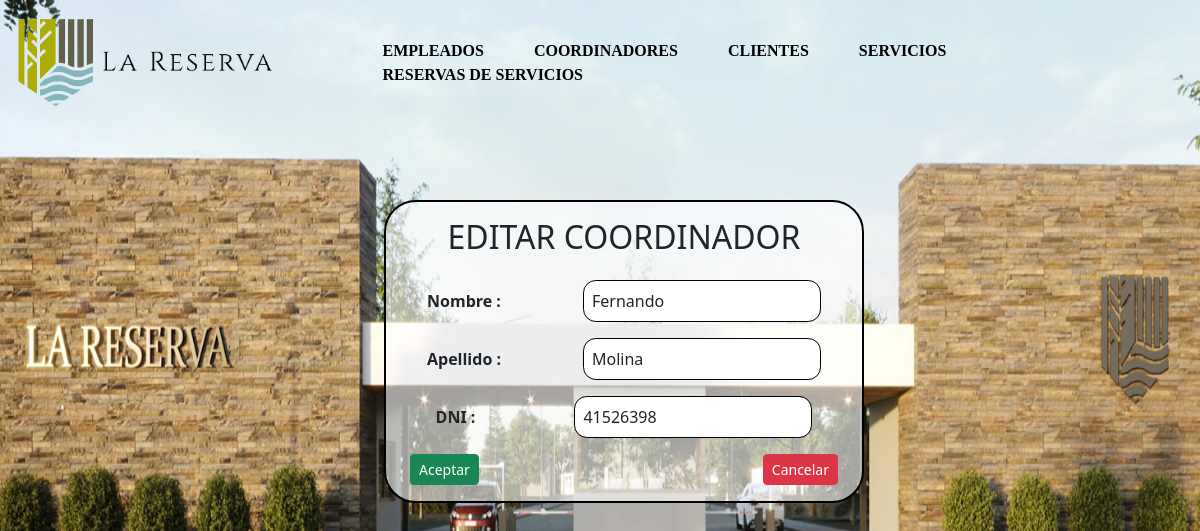
Screenshot of /reserva/coordinadores/modificar/1 with the database file from the repository.
### reserva/models.py (models this page shows, shortened)
class Coordinador(models.Model):
    nombre = models.CharField(verbose_name="Nombre",max_length=50)
    apellido = models.CharField(verbose_name="Apellido",max_length=50)
    numero_documento = models.IntegerField(verbose_name="Numero de documento", unique=True)
    fecha_alta = models.DateTimeField(verbose_name="Fecha de alta",auto_now_add=True)
    activo = models.BooleanField(verbose_name="Activo",default=True)

### reserva/views.py (the view, shortened to what this page needs)
# urls.py: path('coordinadores/modificar/<int:id_coordinador>',views.modificar_coordinador,name="modificar_coordinador"),
def modificar_coordinador(request,id_coordinador):
    coordinador = get_object_or_404(Coordinador, id=id_coordinador)
    return render(request,'reserva/modificar_coordinador.html',{"coordinador": coordinador})

### reserva/templates/reserva/modificar_coordinador.html (shortened to what this page needs)
{% load static %}
<link rel="stylesheet" href="https://cdnjs.cloudflare.com/ajax/libs/font-awesome/6.2.1/css/all.min.css" />
<link rel="stylesheet" href="https://cdn.jsdelivr.net/npm/bootstrap@5.2.3/dist/css/bootstrap.min.css" />
<link rel="stylesheet" href="{% static 'css/formularios.css' %}">
<div class="base-container">
    <div class="head">
        <div class="logo">
            <img src="{% static 'img/LaReserva.png' %}" alt="" id="logo">
        </div>
        <div class="nav">
            <a href="{% url 'listado_empleados' %}">EMPLEADOS</a>
            <a href="{% url 'listado_coordinadores' %}">COORDINADORES</a>
            <a href="{% url 'listado_clientes' %}">CLIENTES</a>
            <a href="{% url 'listado_servicios' %}">SERVICIOS</a>
            <a href="{% url 'listado_reservas_de_servicios' %}">RESERVAS DE SERVICIOS</a>
        </div>
    </div>
    <div class="container-form">
        <h2>EDITAR COORDINADOR</h2>
        <form method="post">
            <div class="input-box">
                <label for="id_nombre"><b>Nombre :</b></label>
                <input type="text" value="{{coordinador.nombre}}" class="form-control" pattern="[A-Za-z ]+" required title="Ingresa solo letras" name="nombre" id="id_nombre">
            </div>
            <div class="input-box">
                <label for="id_apellido"><b>Apellido :</b></label>
                <input type="text" value="{{coordinador.apellido}}" class="form-control" pattern="[A-Za-z ]+" required title="Ingresa solo letras" name="apellido" id="id_apellido">
            </div>
            <div class="input-box">
                <label for="id_numero_documento"><b>DNI :</b></label>
                <input type="number" value="{{coordinador.numero_documento}}" class="form-control" name="numero_documento" id="id_numero_documento" required>
            </div>
            <div class="boton">
                <button class='btn btn-sm btn-success' type="submit"><span>Aceptar</span></button>
                <a href="{% url 'listado_coordinadores' %}" class='btn btn-sm btn-danger'><span>Cancelar</span></a>
            </div>
        </form>
    </div>
</div>

### ProyectoAlkemy/static/css/formularios.css (style rules this page uses)
* { margin: 0; padding: 0; box-sizing: border-box; }
.base-container { position: relative; }
.head { position: absolute; display: flex; width: 100%; top: 0; }
.logo { padding: 15px; }
#logo { width: 80%; }
.nav { margin: auto; }
.nav a { color: black; font-size: 1em; font-weight: 800; text-decoration: none; font-family: 'Times New Roman', Times, serif; margin: 0 25px; }
.container-form { width: 40%; margin: 0 32%; position: absolute; top: 200; background-color: rgba(255, 255, 255, 0.6); border-radius: 2rem; border: 2px solid black; }
.container-form h2 { text-align: center; margin-top: 1rem; }
.container-form form { max-width: 70rem; margin: 1rem auto; text-align: center; }
.container-form form .input-box { display: flex; justify-content: space-around; align-items: center; }
.container-form form .input-box input, .container-form form textarea { width: 97%; padding: .5rem; font-size: 1rem; border-radius: .8rem; margin: .5rem 0; }
.container-form form .input-box input { width: 50%; border: 1.5px solid black; }
.container-form form .boton { display: flex; justify-content: space-between; margin: .5rem 1.5rem; }

### rows the page displays
Coordinador: nombre "Fernando", apellido "Molina", numero_documento "41526398"
